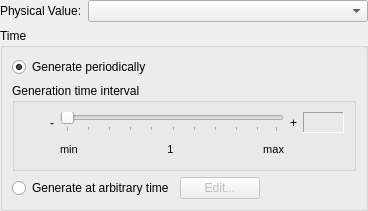
<?xml version="1.0" encoding="UTF-8"?>
<ui version="4.0">
 <class>ParticleSettingEditWidget</class>
 <widget class="QWidget" name="ParticleSettingEditWidget">
  <property name="geometry">
   <rect>
    <x>0</x>
    <y>0</y>
    <width>368</width>
    <height>202</height>
   </rect>
  </property>
  <property name="windowTitle">
   <string>Form</string>
  </property>
  <layout class="QVBoxLayout" name="verticalLayout_2">
   <property name="leftMargin">
    <number>0</number>
   </property>
   <property name="topMargin">
    <number>0</number>
   </property>
   <property name="rightMargin">
    <number>0</number>
   </property>
   <property name="bottomMargin">
    <number>0</number>
   </property>
   <item>
    <layout class="QHBoxLayout" name="horizontalLayout_4" stretch="0,1">
     <item>
      <widget class="QLabel" name="physValLabel">
       <property name="text">
        <string>Physical Value:</string>
       </property>
      </widget>
     </item>
     <item>
      <widget class="QComboBox" name="solutionComboBox"/>
     </item>
    </layout>
   </item>
   <item>
    <widget class="QGroupBox" name="timeGroupBox">
     <property name="title">
      <string>Time</string>
     </property>
     <layout class="QVBoxLayout" name="verticalLayout">
      <item>
       <widget class="QRadioButton" name="periodicalRadioButton">
        <property name="text">
         <string>Generate periodically</string>
        </property>
        <property name="checked">
         <bool>true</bool>
        </property>
       </widget>
      </item>
      <item>
       <widget class="QGroupBox" name="generationTimeIntervalGroupBox">
        <property name="title">
         <string>Generation time interval</string>
        </property>
        <layout class="QHBoxLayout" name="horizontalLayout_12">
         <item>
          <layout class="QVBoxLayout" name="verticalLayout_5">
           <item>
            <widget class="TooltipLabel" name="timeHelpLabel">
             <property name="toolTip">
              <string extracomment="If you specify 1, particles are generated for every time steps. If you specify 2, particles are generated twice equally separated, for every time steps, If you specify 1/2, particles are generated for every other time steps.">&lt;!DOCTYPE HTML PUBLIC &quot;-//W3C//DTD HTML 4.0//EN&quot; &quot;http://www.w3.org/TR/REC-html40/strict.dtd&quot;&gt;
&lt;html&gt;&lt;head&gt;&lt;meta name=&quot;qrichtext&quot; content=&quot;1&quot; /&gt;&lt;style type=&quot;text/css&quot;&gt;
p, li { white-space: pre-wrap;}
p {margin-top: 3px; margin-bottom: 3px;}
&lt;/style&gt;&lt;/head&gt;&lt;body style=&quot; font-family:'MS UI Gothic'; font-size:9pt; font-weight:400; font-style:normal;&quot;&gt;
&lt;p&gt;If you specify 1, particles are generated for every time steps.&lt;/p&gt;
&lt;p&gt;If you specify 2, particles are generated twice equally separated, for every time steps,&lt;/p&gt;
&lt;p&gt;If you specify 1/2, particles are generated for every other time steps.&lt;/p&gt;
&lt;/body&gt;&lt;/html&gt;</string>
             </property>
             <property name="text">
              <string/>
             </property>
             <property name="pixmap">
              <pixmap resource="../../guibase/guibase.qrc">:/libs/guibase/images/iconQuestion.svg</pixmap>
             </property>
            </widget>
           </item>
           <item>
            <spacer name="verticalSpacer_2">
             <property name="orientation">
              <enum>Qt::Vertical</enum>
             </property>
             <property name="sizeHint" stdset="0">
              <size>
               <width>20</width>
               <height>40</height>
              </size>
             </property>
            </spacer>
           </item>
          </layout>
         </item>
         <item>
          <layout class="QGridLayout" name="gridLayout_2">
           <item row="0" column="0">
            <widget class="QLabel" name="timeLabel_minus">
             <property name="text">
              <string>-</string>
             </property>
            </widget>
           </item>
           <item row="0" column="1">
            <widget class="QSlider" name="timeSlider">
             <property name="orientation">
              <enum>Qt::Horizontal</enum>
             </property>
             <property name="tickPosition">
              <enum>QSlider::TicksBelow</enum>
             </property>
            </widget>
           </item>
           <item row="0" column="2">
            <widget class="QLabel" name="timeLabel_plus">
             <property name="text">
              <string>+</string>
             </property>
            </widget>
           </item>
           <item row="0" column="3">
            <widget class="QLabel" name="timeValueLabel">
             <property name="sizePolicy">
              <sizepolicy hsizetype="Fixed" vsizetype="Fixed">
               <horstretch>0</horstretch>
               <verstretch>0</verstretch>
              </sizepolicy>
             </property>
             <property name="minimumSize">
              <size>
               <width>41</width>
               <height>21</height>
              </size>
             </property>
             <property name="frameShape">
              <enum>QFrame::Panel</enum>
             </property>
             <property name="frameShadow">
              <enum>QFrame::Sunken</enum>
             </property>
             <property name="text">
              <string/>
             </property>
             <property name="alignment">
              <set>Qt::AlignRight|Qt::AlignTrailing|Qt::AlignVCenter</set>
             </property>
             <property name="margin">
              <number>2</number>
             </property>
            </widget>
           </item>
           <item row="1" column="1">
            <layout class="QHBoxLayout" name="horizontalLayout_3">
             <item>
              <widget class="QLabel" name="timeMinLabel">
               <property name="font">
                <font>
                 <pointsize>8</pointsize>
                </font>
               </property>
               <property name="text">
                <string>min</string>
               </property>
              </widget>
             </item>
             <item>
              <spacer name="horizontalSpacer_3">
               <property name="orientation">
                <enum>Qt::Horizontal</enum>
               </property>
               <property name="sizeHint" stdset="0">
                <size>
                 <width>40</width>
                 <height>20</height>
                </size>
               </property>
              </spacer>
             </item>
             <item>
              <widget class="QLabel" name="timeMidLabel">
               <property name="font">
                <font>
                 <pointsize>8</pointsize>
                </font>
               </property>
               <property name="text">
                <string>1</string>
               </property>
               <property name="alignment">
                <set>Qt::AlignCenter</set>
               </property>
              </widget>
             </item>
             <item>
              <spacer name="horizontalSpacer_5">
               <property name="orientation">
                <enum>Qt::Horizontal</enum>
               </property>
               <property name="sizeHint" stdset="0">
                <size>
                 <width>40</width>
                 <height>20</height>
                </size>
               </property>
              </spacer>
             </item>
             <item>
              <widget class="QLabel" name="timeMaxLabel">
               <property name="font">
                <font>
                 <pointsize>8</pointsize>
                </font>
               </property>
               <property name="text">
                <string>max</string>
               </property>
               <property name="alignment">
                <set>Qt::AlignRight|Qt::AlignTrailing|Qt::AlignVCenter</set>
               </property>
              </widget>
             </item>
            </layout>
           </item>
          </layout>
         </item>
        </layout>
       </widget>
      </item>
      <item>
       <layout class="QHBoxLayout" name="horizontalLayout_5">
        <item>
         <widget class="QRadioButton" name="arbitraryRadioButton">
          <property name="text">
           <string>Generate at arbitrary time</string>
          </property>
         </widget>
        </item>
        <item>
         <widget class="QPushButton" name="arbitraryEditButton">
          <property name="enabled">
           <bool>false</bool>
          </property>
          <property name="text">
           <string>Edit...</string>
          </property>
         </widget>
        </item>
        <item>
         <spacer name="horizontalSpacer_4">
          <property name="orientation">
           <enum>Qt::Horizontal</enum>
          </property>
          <property name="sizeHint" stdset="0">
           <size>
            <width>18</width>
            <height>20</height>
           </size>
          </property>
         </spacer>
        </item>
       </layout>
      </item>
     </layout>
    </widget>
   </item>
  </layout>
 </widget>
 <customwidgets>
  <customwidget>
   <class>TooltipLabel</class>
   <extends>QLabel</extends>
   <header>guibase/tooltiplabel.h</header>
  </customwidget>
 </customwidgets>
 <resources>
  <include location="../../guibase/guibase.qrc"/>
 </resources>
 <connections>
  <connection>
   <sender>arbitraryRadioButton</sender>
   <signal>toggled(bool)</signal>
   <receiver>arbitraryEditButton</receiver>
   <slot>setEnabled(bool)</slot>
   <hints>
    <hint type="sourcelabel">
     <x>137</x>
     <y>165</y>
    </hint>
    <hint type="destinationlabel">
     <x>185</x>
     <y>170</y>
    </hint>
   </hints>
  </connection>
  <connection>
   <sender>periodicalRadioButton</sender>
   <signal>toggled(bool)</signal>
   <receiver>generationTimeIntervalGroupBox</receiver>
   <slot>setEnabled(bool)</slot>
   <hints>
    <hint type="sourcelabel">
     <x>85</x>
     <y>44</y>
    </hint>
    <hint type="destinationlabel">
     <x>80</x>
     <y>64</y>
    </hint>
   </hints>
  </connection>
 </connections>
</ui>
